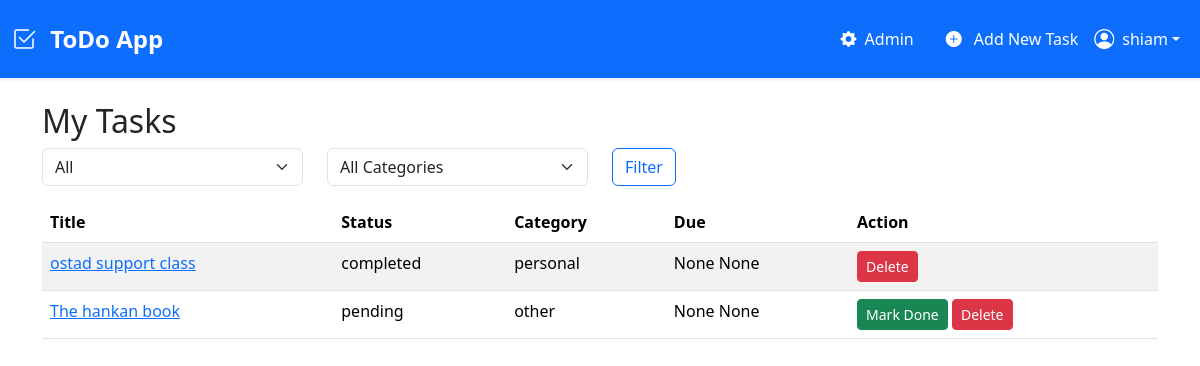
The page /todo/ (signed in) on the database its author committed.
### todo/models.py (models this page shows, shortened)
class ToDo(models.Model):
    STATUS = [
        ('pending', 'Pending'),
        ('in_progress', 'In Progress'),
        ('completed', 'Completed'),
    ]
    CATEGORY_CHOICES = [
        ('work', 'Work'),
        ('personal', 'Personal'),
        ('other', 'Other'),
    ]
    title = models.CharField(max_length=200)
    description = models.TextField()
    due_date = models.DateField(null=True, blank=True)
    due_time = models.TimeField(null=True, blank=True)
    created_at = models.DateTimeField(auto_now_add=True)
    updated_at = models.DateTimeField(auto_now=True)
    status = models.CharField(
        max_length=20,
        choices=STATUS,
        default='pending',
    )
    category = models.CharField(
        max_length=20,
        choices=CATEGORY_CHOICES,
    )
    is_completed = models.BooleanField(default=False)
    user = models.ForeignKey(User, on_delete=models.CASCADE)

### todo/views.py (the view)
# urls.py: path("", views.task_list, name="task_list"),
@login_required
def task_list(request):
    status_filter = request.GET.get('status', 'all')
    category_filter = request.GET.get('category', 'all')
    tasks = ToDo.objects.filter(user=request.user)
    if status_filter != 'all':
        tasks = tasks.filter(is_completed=(status_filter == 'completed'))
    if category_filter != 'all':
        tasks = tasks.filter(category=category_filter)
    complted_tasks = tasks.filter(is_completed=True)
    pending_tasks = tasks.filter(is_completed=False)
    return render(request, 'task_list.html', {
        'tasks': tasks,
        'completed_tasks': complted_tasks,
        'pending_tasks': pending_tasks,
        'status_filter': status_filter,
        'category_filter': category_filter,
    })

### todo/templates/task_list.html (shortened to what this page needs)
{% extends "base.html" %}
{% block content %}
<h2>My Tasks</h2>
<form method="get" class="row mb-3">
    <div class="col-md-3">
        <select name="status" class="form-select">
            <option value="all" {% if status_filter == 'all' %}selected{% endif %}>All</option>
        </select>
    </div>
    <div class="col-md-3">
        <select name="category" class="form-select">
            <option value="all" {% if category_filter == 'all' %}selected{% endif %}>All Categories</option>
        </select>
    </div>
    <div class="col-md-2">
        <button class="btn btn-outline-primary" type="submit">Filter</button>
    </div>
</form>
<table class="table table-striped">
    <thead>
        <tr>
            <th>Title</th>
            <th>Status</th>
            <th>Category</th>
            <th>Due</th>
            <th>Action</th>
        </tr>
    </thead>
    <tbody>
    {% for task in tasks %}
        <tr>
            <td><a href="{% url 'task_detail' task.pk %}">{{ task.title }}</a></td>
            <td>{{ task.status }}</td>
            <td>{{ task.category }}</td>
            <td>{{ task.due_date }} {{ task.due_time }}</td>
            <td>
                {% if not task.is_completed %}
                    <a href="{% url 'task_complete' task.pk %}" class="btn btn-sm btn-success">Mark Done</a>
                {% endif %}
                <a href="{% url 'task_delete' task.pk %}" class="btn btn-sm btn-danger">Delete</a>
            </td>
        </tr>
    {% empty %}
        <tr><td colspan="5">No tasks available.</td></tr>
    {% endfor %}
    </tbody>
</table>
{% endblock %}

### templates/base.html (shortened to what this page needs)
<!DOCTYPE html>
<html lang="en">
<head>
    <link href="https://cdn.jsdelivr.net/npm/bootstrap@5.3.3/dist/css/bootstrap.min.css" rel="stylesheet">
    <link rel="stylesheet" href="https://cdn.jsdelivr.net/npm/bootstrap-icons@1.11.3/font/bootstrap-icons.min.css">
</head>
<body>
    <nav class="navbar navbar-expand-lg navbar-dark bg-primary shadow-sm py-3">
        <div class="container-fluid">
            <a class="navbar-brand fw-bold fs-4" href="{% url 'task_list' %}">
                <i class="bi bi-check2-square me-2"></i> ToDo App
            </a>
            <div class="collapse navbar-collapse" id="navbarNav">
                <ul class="navbar-nav ms-auto mb-2 mb-lg-0 align-items-lg-center">
                    {% if user.is_authenticated %}
                        {% if user.is_staff %}
                            <li class="nav-item me-3">
                                <a class="nav-link text-white" href="{% url 'admin:index' %}">
                                    <i class="bi bi-gear-fill me-1"></i> Admin
                                </a>
                            </li>
                        {% endif %}
                        <li>
                            <a class="nav-link text-white" href="{% url 'task_create' %}">
                                <i class="bi bi-plus-circle-fill me-2"></i> Add New Task
                            </a>
                        </li>
                        <li class="nav-item dropdown">
                            <a class="nav-link dropdown-toggle text-white d-flex align-items-center" href="#" id="navbarDropdownUser" role="button" data-bs-toggle="dropdown" aria-expanded="false">
                                <i class="bi bi-person-circle fs-5 me-2"></i> {{ user.username }}
                            </a>
                        </li>
                    {% endif %}
                </ul>
            </div>
        </div>
    </nav>
    <div class="container mt-4">
        {% block content %}{% endblock %}
    </div>
</body>
</html>

### rows shown on the page
ToDo: title "ostad support class", status "completed", category "personal", due_date "None", due_time "None"
ToDo: title "The hankan book", status "pending", category "other", due_date "None", due_time "None", is_completed "Mark Done"

### other values the page prints
{{ user.username }} "shiam"
